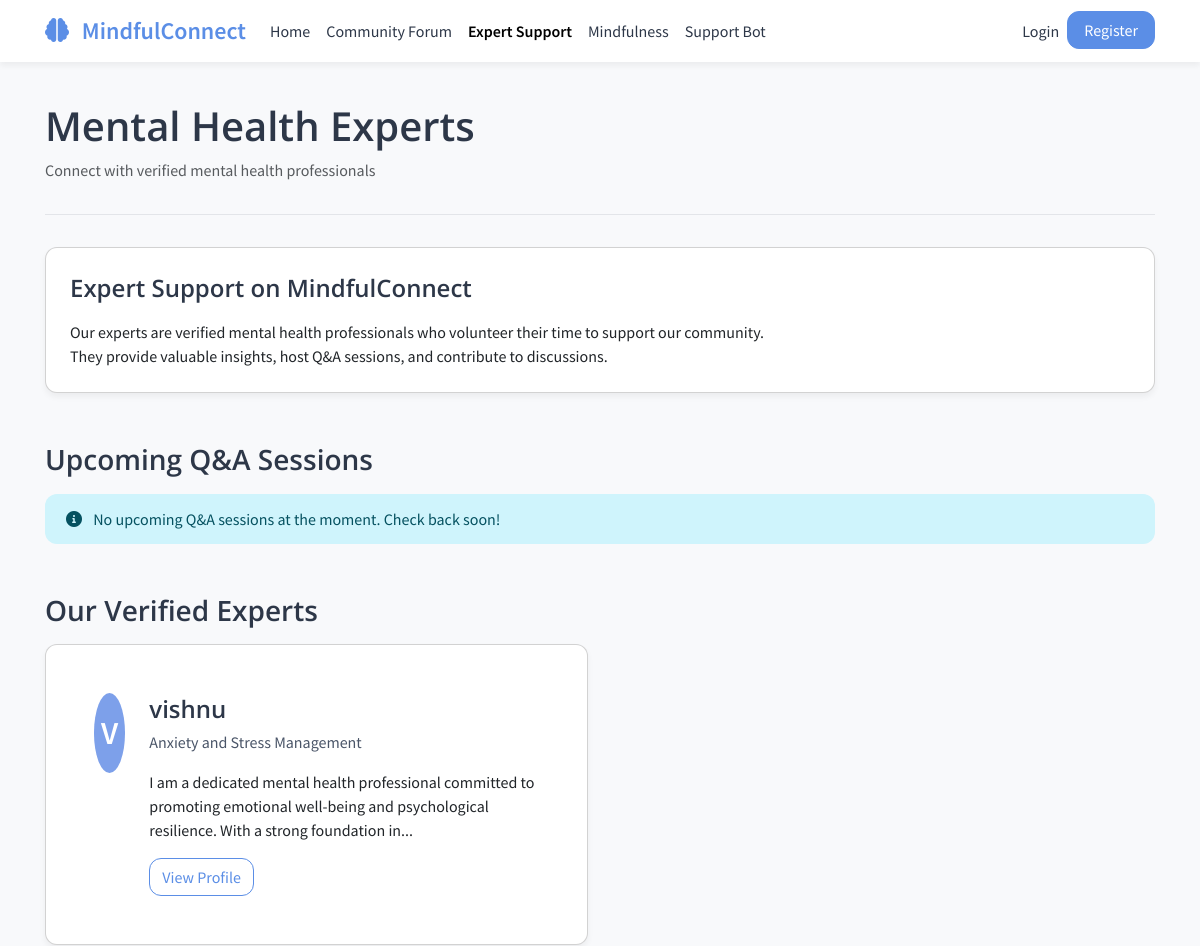
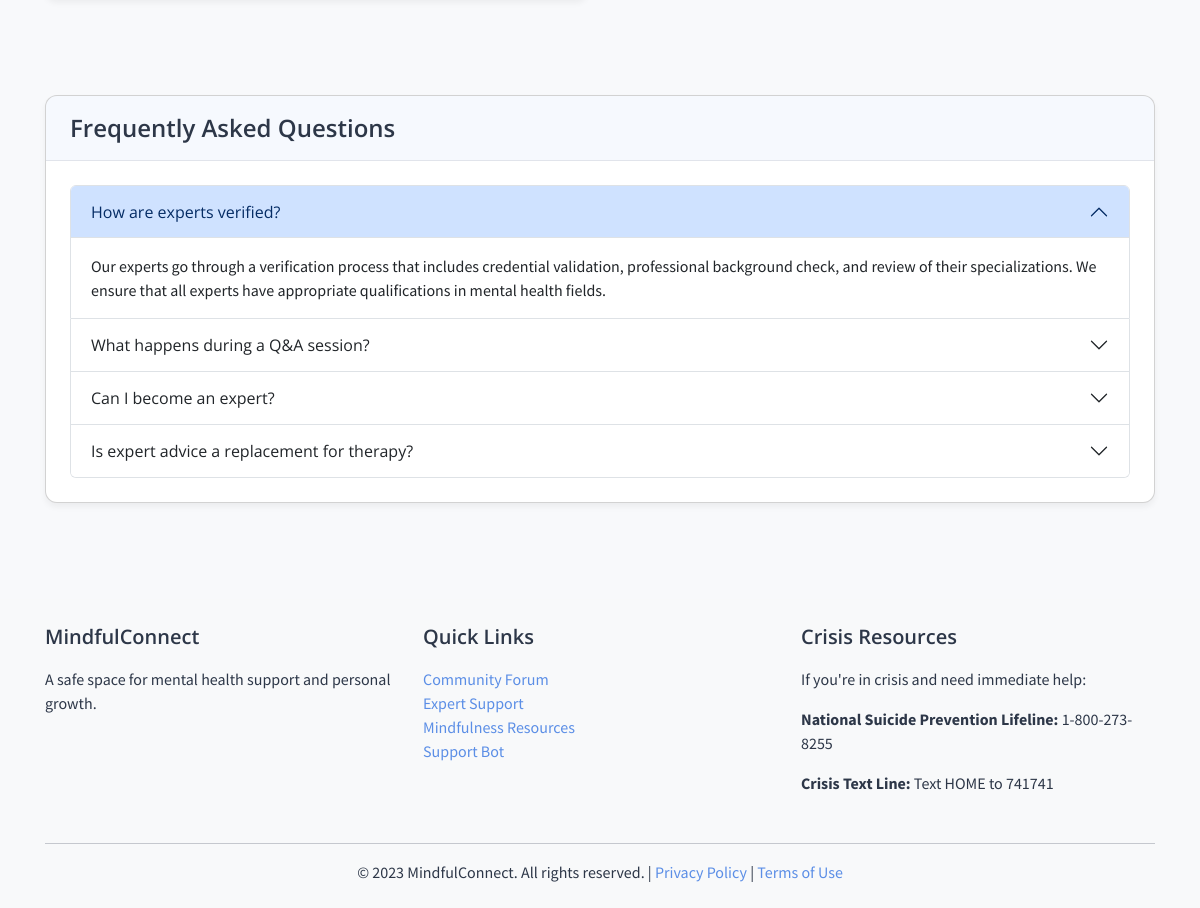
/experts/, run on the app's committed database (2 pictures, top to bottom).
### models.py (models this page shows, shortened)
class Expert(db.Model):
    id = db.Column(db.Integer, primary_key=True)
    user_id = db.Column(db.Integer, db.ForeignKey('user.id'), unique=True)
    credentials = db.Column(db.Text, nullable=False)
    specialization = db.Column(db.String(100), nullable=False)
    bio = db.Column(db.Text, nullable=False)
    is_verified = db.Column(db.Boolean, default=False)
    verification_date = db.Column(db.DateTime, nullable=True)
    qa_sessions = db.relationship('QASession', backref='expert', lazy='dynamic')

class User(UserMixin, db.Model):
    id = db.Column(db.Integer, primary_key=True)
    username = db.Column(db.String(64), unique=True, nullable=False)
    email = db.Column(db.String(120), unique=True, nullable=False)
    password_hash = db.Column(db.String(256))
    date_joined = db.Column(db.DateTime, default=datetime.utcnow)
    display_name = db.Column(db.String(64), nullable=False)
    is_active = db.Column(db.Boolean, default=True)
    is_admin = db.Column(db.Boolean, default=False)
    forum_topics = db.relationship('ForumTopic', backref='author', lazy='dynamic')
    forum_posts = db.relationship('ForumPost', backref='author', lazy='dynamic')
    mood_entries = db.relationship('MoodEntry', backref='user', lazy='dynamic')
    journals = db.relationship('Journal', backref='user', lazy='dynamic')
    expert_profile = db.relationship('Expert', backref='user', uselist=False)

### routes/experts.py (the view)
@experts_bp.route('/')
def index():
    experts = Expert.query.filter_by(is_verified=True).all()
    now = datetime.utcnow()
    upcoming_sessions = QASession.query.filter(
        QASession.scheduled_at > now,
        QASession.is_active == True
    ).order_by(QASession.scheduled_at).all()
    return render_template('experts/index.html',
                          title='Mental Health Experts',
                          experts=experts,
                          upcoming_sessions=upcoming_sessions)

### templates/experts/index.html (shortened to what this page needs)
{% extends 'layout.html' %}
{% block page_header %}
<div class="d-flex justify-content-between align-items-center flex-wrap">
    <div>
        <h1 class="page-title">Mental Health Experts</h1>
        <p class="text-muted">Connect with verified mental health professionals</p>
    </div>
</div>
{% endblock %}
{% block content %}
<div class="row mb-4">
    <div class="col-12">
        <div class="card">
            <div class="card-body">
                <div class="row align-items-center">
                    <div class="col-md-8">
                        <h4>Expert Support on MindfulConnect</h4>
                        <p class="mb-0">Our experts are verified mental health professionals who volunteer their time to support our community. They provide valuable insights, host Q&A sessions, and contribute to discussions.</p>
                    </div>
                </div>
            </div>
        </div>
    </div>
</div>
<h3 class="mb-3">Upcoming Q&A Sessions</h3>
{% if upcoming_sessions %}
    <div class="row">
        {% for session in upcoming_sessions %}
        <div class="col-md-6 col-lg-4 mb-4">
            <div class="card h-100">
                <div class="card-header bg-primary text-white">
                    <div class="d-flex justify-content-between align-items-center">
                        <h5 class="mb-0">{{ session.title|truncate(30) }}</h5>
                        <span class="badge bg-white text-primary">
                            <i class="far fa-calendar me-1"></i> {{ session.scheduled_at.strftime('%b %d') }}
                        </span>
                    </div>
                </div>
                <div class="card-body">
                    <p class="text-muted mb-3">
                        <i class="far fa-clock me-1"></i> {{ session.scheduled_at.strftime('%I:%M %p') }} •
                        <i class="fas fa-user-md me-1"></i> {{ session.expert.user.display_name }}
                    </p>
                    <p class="mb-3">{{ session.description|truncate(100) }}</p>
                    <div class="d-flex justify-content-between align-items-center">
                        <span class="text-muted small">
                            <i class="fas fa-users me-1"></i> Max {{ session.max_participants }} participants
                        </span>
                        <span class="text-muted small">
                            <i class="far fa-hourglass me-1"></i> {{ session.duration_minutes }} mins
                        </span>
                    </div>
                </div>
                <div class="card-footer">
                    <a href="{{ url_for('experts.view_session', session_id=session.id) }}" class="btn btn-outline-primary w-100">View Details</a>
                </div>
            </div>
        </div>
        {% endfor %}
    </div>
{% else %}
    <div class="alert alert-info">
        <i class="fas fa-info-circle me-2"></i> No upcoming Q&A sessions at the moment. Check back soon!
    </div>
{% endif %}
<h3 class="mb-3 mt-5">Our Verified Experts</h3>
{% if experts %}
    <div class="row">
        {% for expert in experts %}
        <div class="col-md-6 mb-4">
            <div class="card expert-card">
                <div class="card-body">
                    <div class="d-flex">
                        <div class="expert-avatar">
                            {{ expert.user.display_name[0]|upper }}
                        </div>
                        <div class="expert-info">
                            <h4 class="expert-name">{{ expert.user.display_name }}</h4>
                            <p class="expert-specialization">{{ expert.specialization }}</p>
                            <p class="expert-bio">{{ expert.bio|truncate(150) }}</p>
                            <a href="{{ url_for('experts.view_expert', expert_id=expert.id) }}" class="btn btn-sm btn-outline-primary">View Profile</a>
                        </div>
                    </div>
                </div>
            </div>
        </div>
        {% endfor %}
    </div>
{% else %}
    <div class="alert alert-info">
        <i class="fas fa-info-circle me-2"></i> We're currently building our expert team. Check back soon!
    </div>
{% endif %}
<div class="card mt-5">
    <div class="card-header">
        <h4 class="mb-0">Frequently Asked Questions</h4>
    </div>
    <div class="card-body">
        <div class="accordion" id="expertFAQ">
            <div class="accordion-item">
                <h2 class="accordion-header" id="headingOne">
                    <button class="accordion-button" type="button" data-bs-toggle="collapse" data-bs-target="#collapseOne" aria-expanded="true" aria-controls="collapseOne">
                        How are experts verified?
                    </button>
                </h2>
                <div id="collapseOne" class="accordion-collapse collapse show" aria-labelledby="headingOne" data-bs-parent="#expertFAQ">
                    <div class="accordion-body">
                        Our experts go through a verification process that includes credential validation, professional background check, and review of their specializations. We ensure that all experts have appropriate qualifications in mental health fields.
                    </div>
                </div>
            </div>
            <div class="accordion-item">
                <h2 class="accordion-header" id="headingTwo">
                    <button class="accordion-button collapsed" type="button" data-bs-toggle="collapse" data-bs-target="#collapseTwo" aria-expanded="false" aria-controls="collapseTwo">
                        What happens during a Q&A session?
                    </button>
                </h2>
            </div>
            <div class="accordion-item">
                <h2 class="accordion-header" id="headingThree">
                    <button class="accordion-button collapsed" type="button" data-bs-toggle="collapse" data-bs-target="#collapseThree" aria-expanded="false" aria-controls="collapseThree">
                        Can I become an expert?
                    </button>
                </h2>
            </div>
            <div class="accordion-item">
                <h2 class="accordion-header" id="headingFour">
                    <button class="accordion-button collapsed" type="button" data-bs-toggle="collapse" data-bs-target="#collapseFour" aria-expanded="false" aria-controls="collapseFour">
                        Is expert advice a replacement for therapy?
                    </button>
                </h2>
            </div>
        </div>
    </div>
</div>
{% endblock %}

### static/css/style.css (style rules this page uses)
:root { --primary: #5B8EE6; --primary-light: #7DA0EA; --primary-dark: #4A7CD5; --secondary: #7BC9A3; --secondary-light: #8FD3B3; --secondary-dark: #69B792; --background: #F8F9FB; --text: #2D3748; --text-light: #4A5568; --accent: #FFB084; --accent-light: #FFBF9E; --accent-dark: #FF9E69; --warning: #FF6B6B; --warning-light: #FF8585; --warning-dark: #FF5252; --white: #FFFFFF; --border-radius: 12px; --box-shadow: 0 4px 6px rgba(0, 0, 0, 0.05); --transition: all 0.3s ease; }
body { font-family: 'Source Sans Pro', 'Open Sans', sans-serif; font-size: 16px; line-height: 1.5; color: var(--text); background-color: var(--background); margin: 0; padding: 0; }
h1, h2, h3, h4, h5, h6 { font-family: 'Open Sans', sans-serif; font-weight: 600; margin-bottom: 1rem; color: var(--text); }
h1 { font-size: 2.5rem; line-height: 1.2; }
h2 { font-size: 2rem; line-height: 1.25; }
h3 { font-size: 1.75rem; line-height: 1.3; }
h4 { font-size: 1.5rem; line-height: 1.35; }
p { margin-bottom: 1rem; }
a { color: var(--primary); text-decoration: none; transition: var(--transition); }
.page-title { margin-bottom: 0.5rem; }
.card { background-color: var(--white); border-radius: var(--border-radius); box-shadow: var(--box-shadow); margin-bottom: 1.5rem; overflow: hidden; transition: var(--transition); }
.card-header { padding: 1rem 1.5rem; background-color: rgba(91, 142, 230, 0.05); border-bottom: 1px solid rgba(45, 55, 72, 0.1); }
.card-body { padding: 1.5rem; }
.btn { display: inline-block; font-weight: 500; text-align: center; white-space: nowrap; vertical-align: middle; user-select: none; border: 1px solid transparent; padding: 0.375rem 0.75rem; font-size: 1rem; line-height: 1.5; border-radius: var(--border-radius); transition: var(--transition); cursor: pointer; }
.btn-outline-primary { color: var(--primary); background-color: transparent; border-color: var(--primary); }
.alert { position: relative; padding: 0.75rem 1.25rem; margin-bottom: 1rem; border: 1px solid transparent; border-radius: var(--border-radius); }
.expert-card { display: flex; padding: 1.5rem; margin-bottom: 1.5rem; border-radius: var(--border-radius); background-color: var(--white); box-shadow: var(--box-shadow); }
.expert-info { flex-grow: 1; }
.expert-avatar { width: 80px; height: 80px; border-radius: 50%; margin-right: 1.5rem; background-color: var(--primary-light); display: flex; align-items: center; justify-content: center; color: var(--white); font-size: 2rem; font-weight: 600; }
.expert-name { font-size: 1.5rem; margin-bottom: 0.25rem; }
.expert-specialization { color: var(--text-light); margin-bottom: 1rem; }
.expert-bio { margin-bottom: 1rem; }

### data on the page
Expert: user "V", user.display_name "vishnu", specialization "Anxiety and Stress Management", bio "I am a dedicated mental health professional committed to promoting emotional well-being and psychological resilience. With a strong foundation in..."
